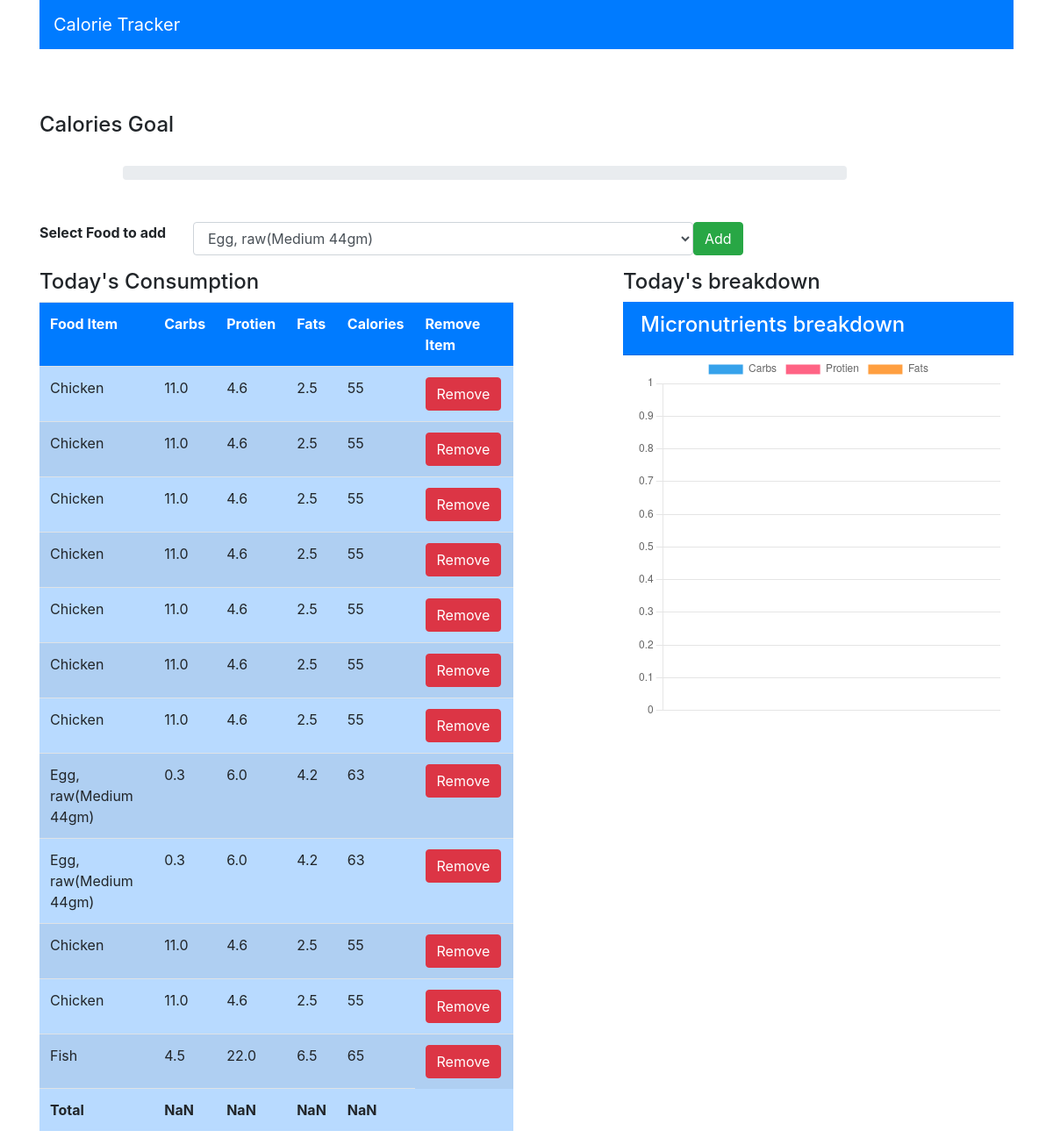
The app's page / (signed in) with its own data.
### myapp/models.py (models this page shows, shortened)
class Consume(models.Model):
    user = models.ForeignKey(User, on_delete= models.CASCADE )
    food_consumed = models.ForeignKey(Food, on_delete=models.CASCADE)

class Food(models.Model):
    name = models.CharField(max_length=100)
    carbs = models.FloatField()
    protien = models.FloatField()
    fats = models.FloatField()
    calories = models.IntegerField()

### myapp/views.py (the view)
# urls.py: path('', views.index, name='index'),
def index(request):
    if request.method == "POST":
        food_consumed = request.POST['food_consumed']
        consume = Food.objects.get(name=food_consumed)
        user = request.user
        consume = Consume(user=user, food_consumed= consume)
        consume.save()
        foods = Food.objects.all()
    else:
        foods = Food.objects.all()
    consumed_food = Consume.objects.filter(user=request.user)
    return render(request, 'myapp/index.html', {'foods':foods, 'consumed_food':consumed_food})

### myapp/templates/myapp/index.html (shortened to what this page needs)
<!DOCTYPE html>
<html lang="en">
<head>
    <link rel="stylesheet" href="https://cdn.jsdelivr.net/npm/bootstrap@4.0.0/dist/css/bootstrap.min.css">
</head>
<body>
    <div class="container">
        <div class="row">
            <div class="col-md-12">
               <nav class="navbar navbar-dark bg-primary">
                <span class="navbar-brand">Calorie Tracker</span>
               </nav>
            </div>
        </div>
        <br><br><br>
        <h4>Calories Goal</h4>
        <br>
        <div class="row">
            <div class="col-md-9 offset-1">
                <div class="progress">
                </div>
            </div>
        </div>
        <br><br>
        <div class="row">
            <div class="col-md-12">
                    <form method="POST">
                        <div class="form-group row">
                        <label class="col-md-2">
                            <b>Select Food to add</b>
                        </label>
                        <select class="col-md-6 form-control" name="food_consumed" id="food_consumed">
                            {% for food in foods  %}
                            <option value="{{food.name}}">{{food.name}}</option>
                            {% endfor %}
                        </select>
                        <button class="btn btn-success" type="submit">Add</button>
                        </div>
                    </form>
            </div>
        </div>
        <div class="row">
            <div class="col-md-6">
                <div>
                    <h4>Today's Consumption</h4>
                </div>
                <table id="table" class="table table-striped table-primary">
                     <tr class="bg-primary text-white">
                        <th>Food Item</th>
                        <th>Carbs</th>
                        <th>Protien</th>
                        <th>Fats</th>
                        <th>Calories</th>
                        <th>Remove Item</th>
                     </tr>
                     {% for c in consumed_food  %}
                     <tr>
                        <td>{{c.food_consumed.name}}</td>
                        <td>{{c.food_consumed.carbs}}</td>
                        <td>{{c.food_consumed.protien}}</td>
                        <td>{{c.food_consumed.fats}}</td>
                        <td>{{c.food_consumed.calories}}</td>
                        <td><a class="btn btn-danger" href="{% url 'delete' c.id %}">Remove</a> </td>
                     </tr>
                     {% endfor %}
                     <tr>
                        <td id="name"><b>Total</b></td>
                        <td id="totalCarbs"><b></b></td>
                        <td id="totalProtien"><b></b></td>
                        <td id="totalFats"><b></b></td>
                        <td id="totalCalories"><b></b></td>
                     </tr>
                </table>
            </div>
            <div class="col-md-5 offset-1">
                <div class="">
                    <h4>Today's breakdown</h4>
                </div>
                <div class="card-header text-white bg-primary">
                    <h4>Micronutrients breakdown</h4>
                </div>
                <div class="col-md-12">
                    <canvas id="myChart"></canvas>
                </div>
            </div>
        </div>
    </div>
</body>
<script>
   var table = document.getElementById("table");
   var carbs = 0, protien =0, fats=0,calories=0;
   for(var i=1; i<table.rows.length -1; i++){
        console.log(table.rows[i].cells[1].innerHTML);
        carbs += parseFloat(table.rows[i].cells[1].innerHTML)
        protien += parseFloat(table.rows[i].cells[2].innerHTML)
        fats +=  parseFloat(table.rows[i].cells[3].innerHTML)
        calories +=  parseFloat(table.rows[i].cells[4].innerHTML)
   }
   document.getElementById('totalCarbs').innerHTML = '<b>' + (carbs).toFixed(2) + '</b>';
   document.getElementById('totalProtien').innerHTML = '<b>' + (protien).toFixed(2) + '<b>';
   document.getElementById('totalFats').innerHTML = '<b>' + (fats).toFixed(2) + '<b>';
   document.getElementById('totalCalories').innerHTML = '<b>' + (calories).toFixed(2) + '<b>';
    var calPer = (calories/2000) * 100;
    document.getElementsByClassName("progress-bar")[0].setAttribute("style", "width:" + calPer +"%")
    var total = carbs + protien + fats;
    var carbsP = Math.round((carbs/total)*100);
    var protienP =Math.round((protien/total)*100);
    var fatsP = Math.round((fats/total)*100);
const ctx = document.getElementById('myChart');
  new Chart(ctx, {
    type: 'doughnut',
    data: {
      labels: ['Carbs', 'Protien', 'Fats'],
      datasets: [{
        label: '# of Votes',
        data: [carbsP, protienP, fatsP],
        borderWidth: 1
      }]
    },
    options: {
      scales: {
        y: {
          beginAtZero: true
        }
      }
    }
  });
</script>
</html>

### records on screen
Consume: food_consumed.name "Chicken", food_consumed.carbs "11.0", food_consumed.protien "4.6", food_consumed.fats "2.5", food_consumed.calories "55"
Consume: food_consumed.name "Chicken", food_consumed.carbs "11.0", food_consumed.protien "4.6", food_consumed.fats "2.5", food_consumed.calories "55"
Consume: food_consumed.name "Chicken", food_consumed.carbs "11.0", food_consumed.protien "4.6", food_consumed.fats "2.5", food_consumed.calories "55"
Consume: food_consumed.name "Chicken", food_consumed.carbs "11.0", food_consumed.protien "4.6", food_consumed.fats "2.5", food_consumed.calories "55"
Consume: food_consumed.name "Chicken", food_consumed.carbs "11.0", food_consumed.protien "4.6", food_consumed.fats "2.5", food_consumed.calories "55"
Consume: food_consumed.name "Chicken", food_consumed.carbs "11.0", food_consumed.protien "4.6", food_consumed.fats "2.5", food_consumed.calories "55"
Consume: food_consumed.name "Chicken", food_consumed.carbs "11.0", food_consumed.protien "4.6", food_consumed.fats "2.5", food_consumed.calories "55"
Consume: food_consumed.name "Egg, raw(Medium 44gm)", food_consumed.carbs "0.3", food_consumed.protien "6.0", food_consumed.fats "4.2", food_consumed.calories "63"
Consume: food_consumed.name "Egg, raw(Medium 44gm)", food_consumed.carbs "0.3", food_consumed.protien "6.0", food_consumed.fats "4.2", food_consumed.calories "63"
Consume: food_consumed.name "Chicken", food_consumed.carbs "11.0", food_consumed.protien "4.6", food_consumed.fats "2.5", food_consumed.calories "55"
Consume: food_consumed.name "Chicken", food_consumed.carbs "11.0", food_consumed.protien "4.6", food_consumed.fats "2.5", food_consumed.calories "55"
Consume: food_consumed.name "Fish", food_consumed.carbs "4.5", food_consumed.protien "22.0", food_consumed.fats "6.5", food_consumed.calories "65"

### other values on screen
form field food_consumed "Egg, raw(Medium 44gm)"
